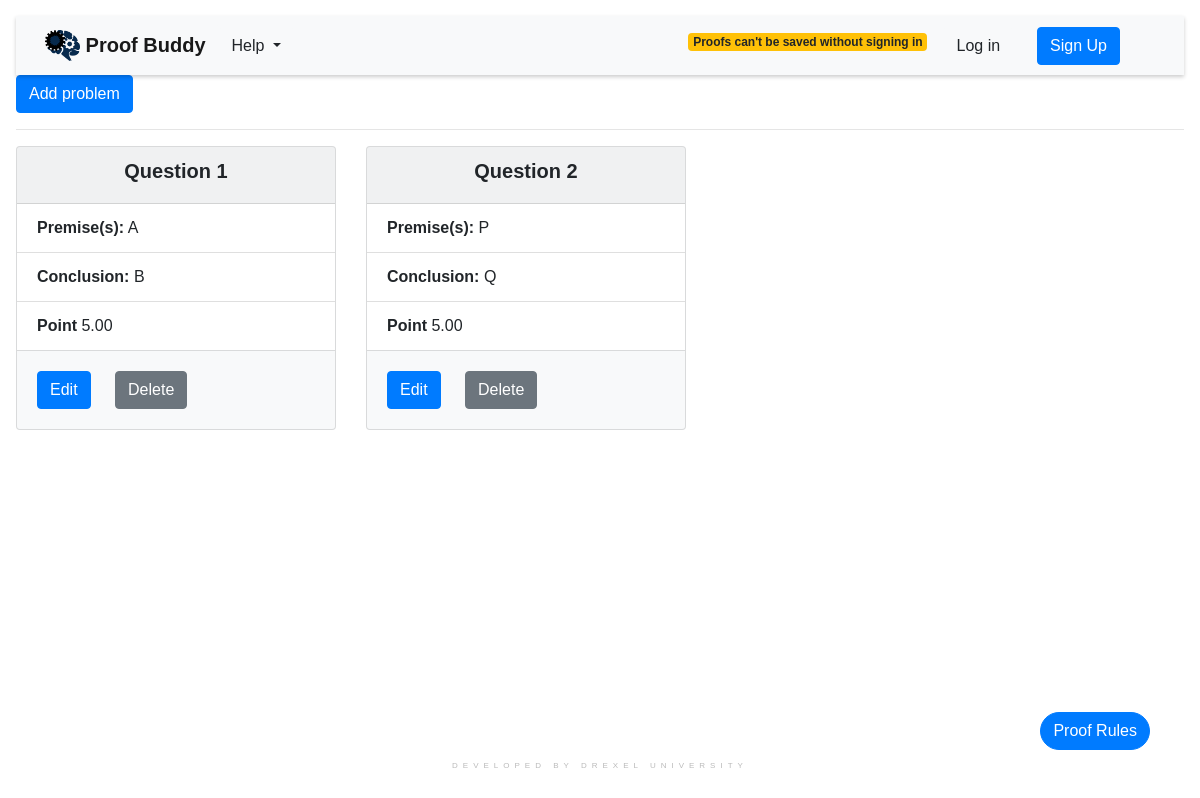
The app's page /problems/ with its own data.
### proofchecker/models.py (models this page shows, shortened)
class Problem(models.Model):
    question = models.CharField(max_length=255, default='Solve the following problem')
    point = models.DecimalField(max_digits=5, decimal_places=2)
    target_steps = models.PositiveIntegerField()
    lost_points = models.PositiveIntegerField()
    proof = models.OneToOneField(Proof, on_delete=models.CASCADE)

class Proof(models.Model):
    name = models.CharField(max_length=255, blank=True,
                            null=True, default="New Proof")
    rules = models.CharField(
        max_length=255, choices=RULES_CHOICES, default='tfl_basic')
    premises = models.CharField(max_length=255, blank=True, null=True)
    conclusion = models.CharField(max_length=255)
    created_by = models.ForeignKey(User, on_delete=models.CASCADE)
    class Meta:
        ordering = ['-id']

### assignments/views.py (the view)
# urls.py: path("problems/", views.ProblemView.as_view(), name="all_problems"),
class ProblemView(ListView):
    model = Problem
    template_name = "assignments/problems.html"

### assignments/templates/assignments/problems.html
{% extends 'proofchecker/base.html' %}
{% load static %}
{% block content %}
    <a href="{% url 'add_problem' %}" class="btn btn-primary">Add problem</a>
    <hr>
    <div class="d-flex flex-row justify-content-start">
        <div class="row">
            {% for object in object_list %}
                <div class="col">
                    <div class="card bg-light mb-3" style="width: 20rem;">
                        <div class="card-header">
                            <h5 style="text-align: center"><b> {{ object.question }}</b></h5>
                        </div>
                        <ul class="list-group list-group-flush">
                            <li class="list-group-item"><b>Premise(s):</b> {{ object.proof.premises }}</li>
                            <li class="list-group-item"><b>Conclusion:</b> {{ object.proof.conclusion }}</li>
                            <li class="list-group-item"><b>Point</b> {{ object.point }}</li>
                        </ul>
                        <div class="card-body">
                            <a href="{% url 'problem_details' object.id %}" class="card-link btn btn-primary">Edit</a>
                            <a href="{% url 'delete_problem' object.id %}"
                               class="card-link btn btn-secondary">Delete</a>
                        </div>
                    </div>
                </div>
            {% endfor %}
        </div>
    </div>
{% endblock %}

### proofchecker/static/proofchecker/css/main.css (style rules this page uses)
html, body { height: 100%; margin: 0; font-family: sans-serif; }

### records on screen
Problem: question "Question 1", proof.premises "A", proof.conclusion "B", point "5.00"
Problem: question "Question 2", proof.premises "P", proof.conclusion "Q", point "5.00"
